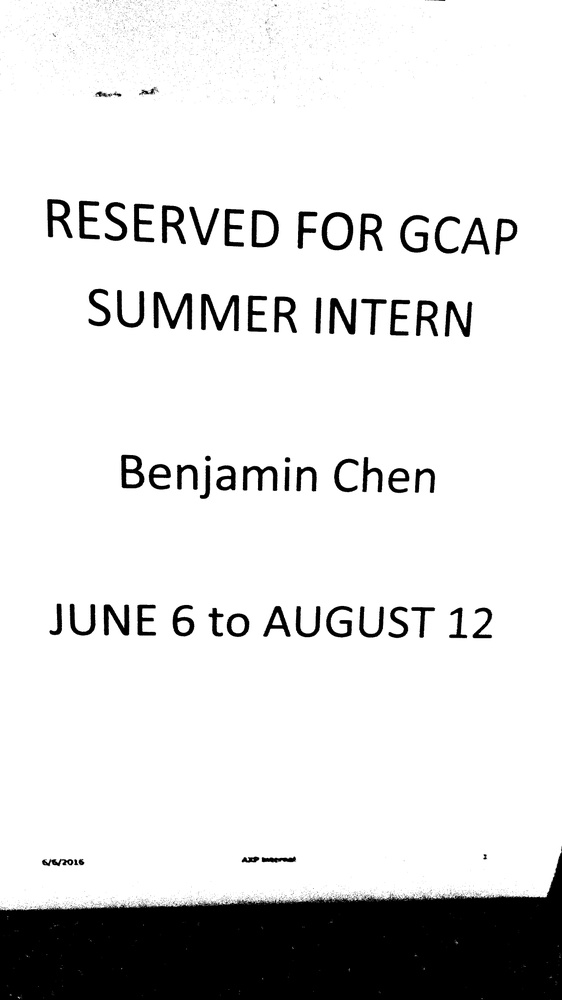
//> input picture something.jpg, 562 x 1000 px, shrunk from 2304 x 4096 before the run
$ ./test   (built with g++ and OpenCV 4)
//> lines starting //> are read from the running program, lines starting //| are printed output that depends on the picture; after the words box and inside, x2 and y2 are one past the last pixel; in counts of white or black regions, pixels touching at a corner belong together
#include <opencv2/core/core.hpp>
#include <opencv2/highgui/highgui.hpp>
#include <iostream>

#include <opencv2/imgproc/imgproc.hpp>
#include <opencv2/text.hpp>
#include <opencv2/text/ocr.hpp>
#include <cv.h>

#include <baseapi.h>
#include <sys/time.h>
#include <opencv2/highgui/highgui.hpp>
#include <opencv2/core/core.hpp>

#include "opencv2/opencv.hpp"
#include <string>

//http://stackoverflow.com/questions/23506105/extracting-text-opencv


using namespace cv;
using namespace std;

std::vector<cv::Rect> detectLetters(cv::Mat img)
{
    std::vector<cv::Rect> boundRect;
    cv::Mat img_gray, img_sobel, img_threshold, element;
    cvtColor(img, img_gray, CV_BGR2GRAY);
    cv::Sobel(img_gray, img_sobel, CV_8U, 1, 0, 3, 1, 0, cv::BORDER_DEFAULT);
    cv::threshold(img_sobel, img_threshold, 0, 255, CV_THRESH_OTSU+CV_THRESH_BINARY);
    element = getStructuringElement(cv::MORPH_RECT, cv::Size(17, 3) );
    cv::morphologyEx(img_threshold, img_threshold, CV_MOP_CLOSE, element); //Does the trick
    std::vector< std::vector< cv::Point> > contours;
    cv::findContours(img_threshold, contours, 0, 1);
    std::vector<std::vector<cv::Point> > contours_poly( contours.size() );
    for( int i = 0; i < contours.size(); i++ )
        if (contours[i].size()>100)
        {
            cv::approxPolyDP( cv::Mat(contours[i]), contours_poly[i], 3, true );
            cv::Rect appRect( boundingRect( cv::Mat(contours_poly[i]) ));
            if (appRect.width>appRect.height)
                boundRect.push_back(appRect);
        }
    return boundRect;
}


int main(){
    //reads the image
    Mat img_gray, img_thresh, img_new;
    cv::Mat img1=cv::imread("something.jpg", CV_LOAD_IMAGE_COLOR);
//> img1 is the input picture: 1000 rows x 562 cols, CV_8UC3; min 0, max 255, mean 221.3


    //filter before sending it
    cvtColor(img1, img_gray, CV_RGB2GRAY, 0);

    // [7 lines of commented-out code are left out]
    GaussianBlur(img_gray,img_new,Size(0,0),3);
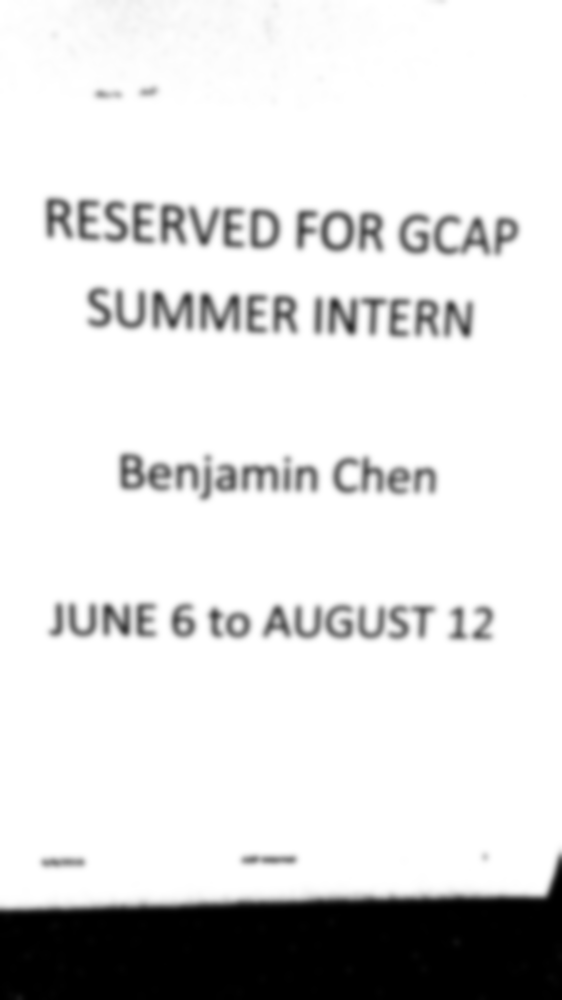
//> img_new: 1000 rows x 562 cols, CV_8UC1; min 0, max 255, mean 221.3
    addWeighted(img_gray, 2, img_new, -0.5, 0, img_gray);
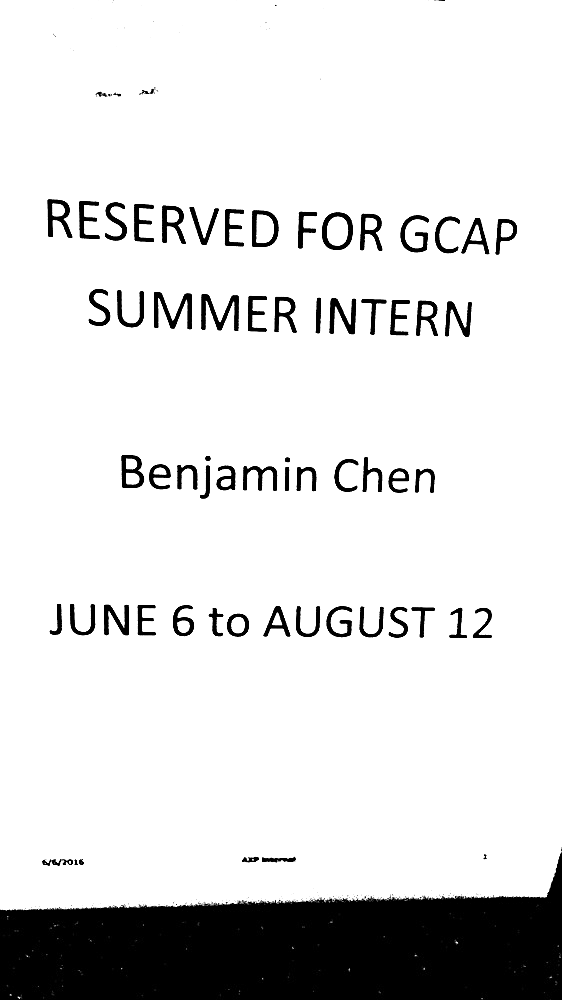
//> img_gray: 1000 rows x 562 cols, CV_8UC1; min 0, max 255, mean 222.3

    threshold(img_gray, img_thresh, 0, 255, CV_THRESH_BINARY+CV_THRESH_OTSU);
//> img_thresh: 1000 rows x 562 cols, CV_8UC1; 87.1% white; 88 black regions (25 under 20 px), largest, box (x1, y1, x2, y2) and area: (0, 852, 562, 1000) 55133, (201, 294, 239, 331) 636, (154, 292, 192, 329) 610
    // erode(img_thresh,img_thresh,Mat(), Point(-1,-1), 1, 1, 2);
    // dilate(img_thresh,img_thresh,Mat(), Point(-1,-1), 1, 1, 1);
    //img_thresh = getStructuringElement(cv::MORPH_RECT, cv::Size(20, 20) );


    //get bounding box for text
    std::vector<cv::Rect> letterBBoxes1=detectLetters(img1);
//> in detectLetters, `cv::Sobel(img_gray, img_sobel, CV_8U, 1, 0, 3, 1, 0, cv::BORDER_DEFAUL..`:
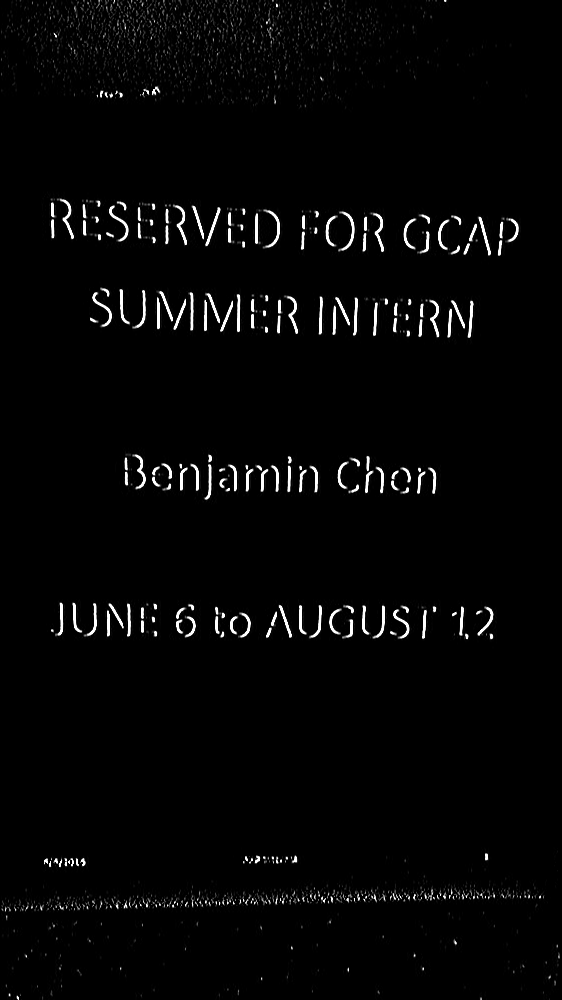
//> img_sobel: 1000 rows x 562 cols, CV_8UC1; min 0, max 255, mean 5.7
//> in detectLetters, `cv::threshold(img_sobel, img_threshold, 0, 255, CV_THRESH_OTSU+CV_THRE..`:
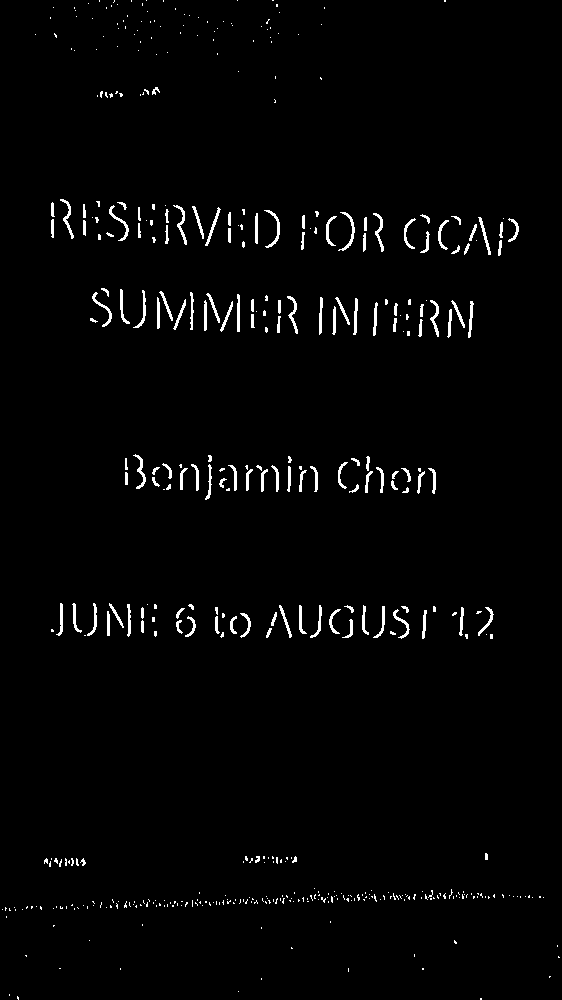
//> img_threshold: 1000 rows x 562 cols, CV_8UC1; 1.9% white in thin lines or dots
//> in detectLetters, `cv::morphologyEx(img_threshold, img_threshold, CV_MOP_CLOSE, element);`:
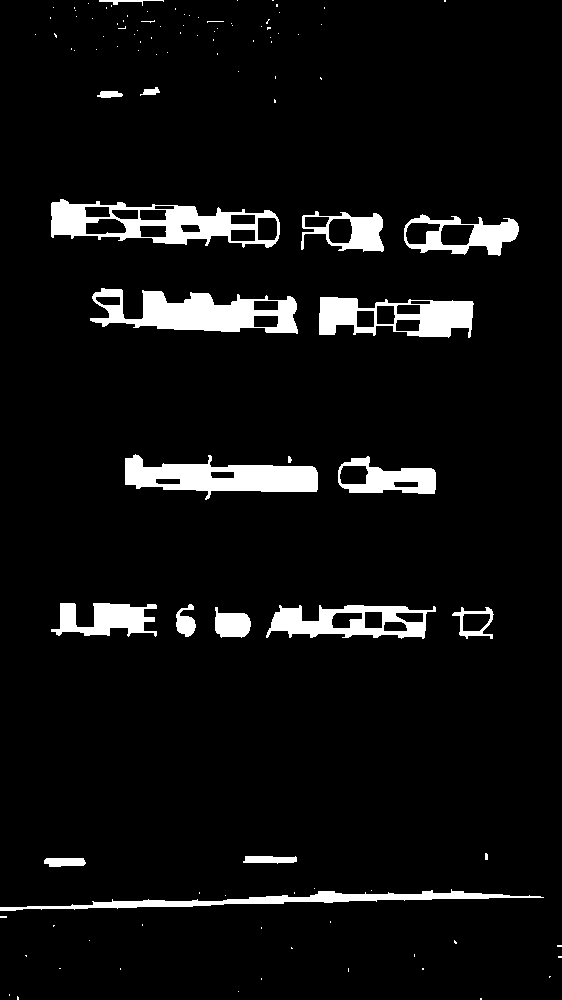
//> img_threshold: 1000 rows x 562 cols, CV_8UC1; 6.3% white; 110 white regions (90 under 20 px)
//> in detectLetters, `cv::findContours(img_threshold, contours, 0, 1);`: contours = 110 contours, 92 with area under 20; largest, box (x1, y1, x2, y2) and area: (51, 199, 280, 248) 7079, (90, 288, 298, 334) 5564, (125, 454, 318, 500) 4754, (319, 297, 474, 338) 4528, (266, 605, 436, 639) 3856
//> in detectLetters, `std::vector<std::vector<cv::Point> > contours_poly( contours.size() );`: contours_poly = 110 empty contours
//> the loop in detectLetters, `for( int i = 0; i < contours.size(); i++ )` made 110 passes
//> appRect on passes 27, 30, 32, 33, 34, 36, 37, 39, 40, 41, 42, 43: Rect(0, 889, 544, 22), Rect(243, 856, 54, 7), Rect(452, 607, 41, 32), Rect(215, 607, 36, 31), Rect(266, 605, 170, 34), Rect(51, 603, 106, 34), Rect(338, 456, 98, 38), Rect(125, 455, 193, 45), Rect(319, 297, 154, 41), Rect(90, 288, 208, 46), Rect(404, 214, 115, 42), Rect(301, 211, 83, 40)
//> letterBBoxes1 = 14 Rects (x, y, width, height), first 8: [0, 889, 544, 22], [243, 856, 54, 7], [452, 607, 41, 32], [215, 607, 36, 31], [266, 605, 170, 34], [51, 603, 106, 34], [338, 456, 98, 38], [125, 455, 193, 45]


    //initialize tesseract object
//> (the run ends here: the program needs code that is not available in this run, at `tesseract::TessBaseAPI *myOCR = new tesseract::TessBaseAPI();`)
